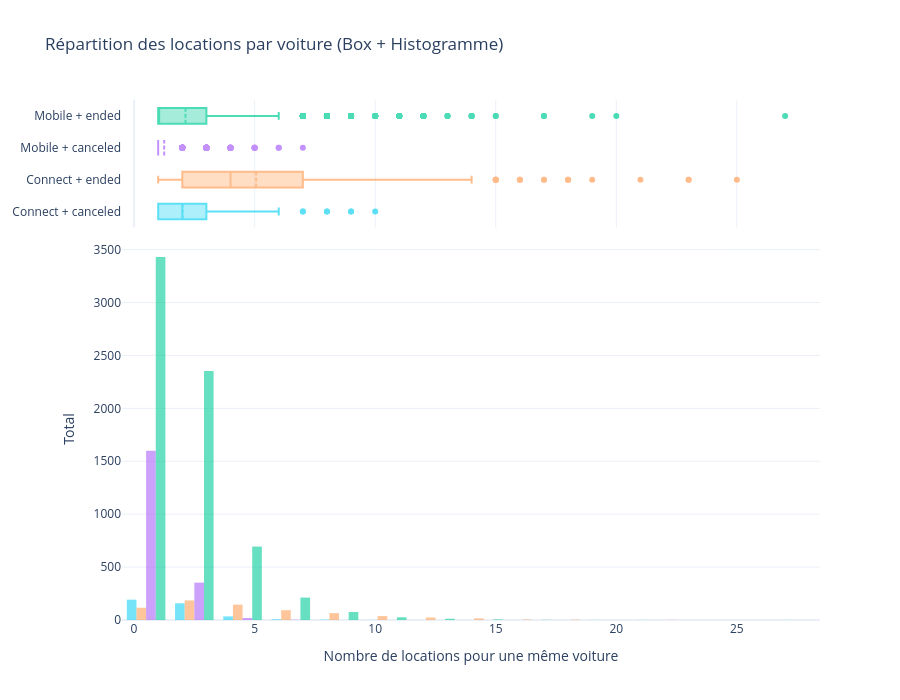

Write notebook code for a chart like this one.
### Code cell
#répartition des locations
#histnorm='percent'
histnorm=''
fig = make_subplots(
    rows=2, cols=1,
    shared_xaxes=True,
    row_heights=[0.25, 0.75],  # smaller box plot on top
    vertical_spacing=0.02
)
for checkin_type, subset in data.groupby("checkin_type"):
    for state, subset2 in subset.groupby('state'):
        counts = subset2.groupby("car_id").size()
        legend_name = f'{checkin_type} + {state}'
        base_color = palette.get(legend_name, "gray") 
        fig.add_trace(
            go.Histogram(
                x=counts,
                name=str(legend_name).capitalize(),
                histnorm=histnorm,
                marker_color=base_color,
                showlegend=False,
                nbinsx=25,
                opacity=0.6 
            ),
            row=2, col=1
        )
        fig.add_trace(
            go.Box(
                x=counts,
                name=str(legend_name).capitalize(),
                boxmean=True,
                showlegend=False,
                marker_color=base_color,
                opacity=0.7
                ), 
            row=1, col=1
        )

fig.update_layout(
    title="Répartition des locations par voiture (Box + Histogramme)",
    barmode="group",
    xaxis2_title="Nombre de locations pour une même voiture",
    yaxis2_title="Total",
    template="plotly_white",
    height=700
)

fig.show()

### Figure 1 — Plotly figure (JSON) as saved in the notebook; plotly's stock layout.template omitted (floating-point values rounded to 4 significant figures; data arrays with more than 128 entries replaced by an {"elided": "..."} marker saying what was removed)
{"data": [{"histnorm": "", "marker": {"color": "#19D3F3"}, "name": "Connect + canceled", "nbinsx": 25, "opacity": 0.6, "showlegend": false, "type": "histogram", "x": {"elided": "396 int values"}, "xaxis": "x2", "yaxis": "y2"}, {"boxmean": true, "marker": {"color": "#19D3F3"}, "name": "Connect + canceled", "opacity": 0.7, "showlegend": false, "type": "box", "x": {"elided": "396 int values"}, "xaxis": "x", "yaxis": "y"}, {"histnorm": "", "marker": {"color": "#FFA15A"}, "name": "Connect + ended", "nbinsx": 25, "opacity": 0.6, "showlegend": false, "type": "histogram", "x": {"elided": "693 int values"}, "xaxis": "x2", "yaxis": "y2"}, {"boxmean": true, "marker": {"color": "#FFA15A"}, "name": "Connect + ended", "opacity": 0.7, "showlegend": false, "type": "box", "x": {"elided": "693 int values"}, "xaxis": "x", "yaxis": "y"}, {"histnorm": "", "marker": {"color": "#AB63FA"}, "name": "Mobile + canceled", "nbinsx": 25, "opacity": 0.6, "showlegend": false, "type": "histogram", "x": {"elided": "1974 int values"}, "xaxis": "x2", "yaxis": "y2"}, {"boxmean": true, "marker": {"color": "#AB63FA"}, "name": "Mobile + canceled", "opacity": 0.7, "showlegend": false, "type": "box", "x": {"elided": "1974 int values"}, "xaxis": "x", "yaxis": "y"}, {"histnorm": "", "marker": {"color": "#00CC96"}, "name": "Mobile + ended", "nbinsx": 25, "opacity": 0.6, "showlegend": false, "type": "histogram", "x": {"elided": "6816 int values"}, "xaxis": "x2", "yaxis": "y2"}, {"boxmean": true, "marker": {"color": "#00CC96"}, "name": "Mobile + ended", "opacity": 0.7, "showlegend": false, "type": "box", "x": {"elided": "6816 int values"}, "xaxis": "x", "yaxis": "y"}], "layout": {"barmode": "group", "height": 700, "title": {"text": "Répartition des locations par voiture (Box + Histogramme)"}, "xaxis": {"anchor": "y", "domain": [0, 1], "matches": "x2", "showticklabels": false}, "xaxis2": {"anchor": "y2", "domain": [0, 1], "title": {"text": "Nombre de locations pour une même voiture"}}, "yaxis": {"anchor": "x", "domain": [0.755, 1]}, "yaxis2": {"anchor": "x2", "domain": [0, 0.735], "title": {"text": "Total"}}}}
